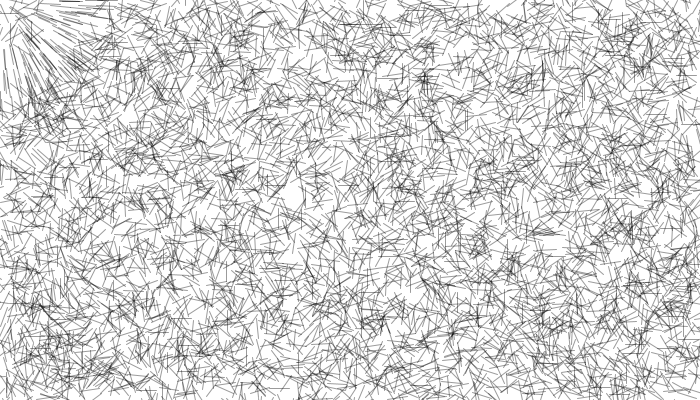
Frame 1 (no input)
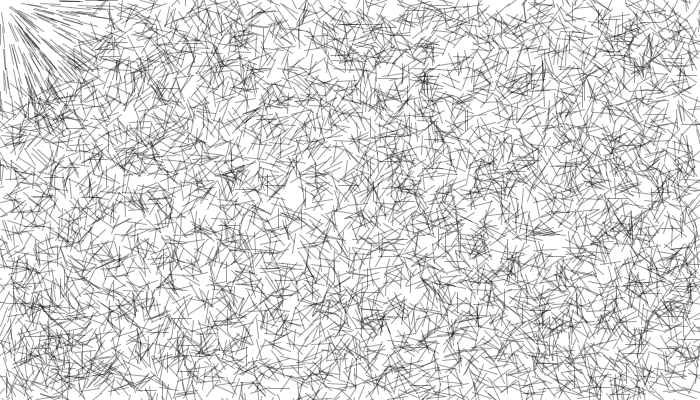
Frame 60 (the mouse pressed at the canvas centre just before this capture)
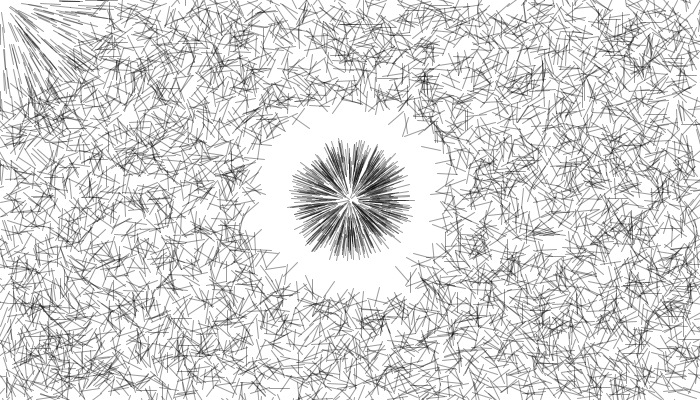
Frame 120 (the mouse held since frame 60 and released just before this capture)

The Processing sketch that drew these frames (run headless with seeded random() and noise(); from frame 60 on, the mouse is pressed at the canvas centre):

// Processing sketch: processing_36786
// ── processing_36786.pde

int lineLength=20;
float[] x = new float[6000];
float[] y = new float[6000];
float[] angle = new float[6000];
int i=0;

float[] xP = new float[6000];
float[] yP= new float[6000];

void setup() {

  size(700, 400);
  background(255);
  smooth();
  stroke(0, 100);

  for (int i=0; i<6000; i++) {
    x[i] = random(0, 700);
    y[i] = random (0, 400);
    angle[i] = random(2*PI);
    line(x[i], y[i], x[i]+lineLength, y[i]+lineLength);
    rotate(radians(5));
    
    xP[i]=0;
    yP[i]=0;
  }
}

void draw() {
  background(255);
  for (int i=0; i<6000; i++) {
    if (dist(mouseX, mouseY, x[i], y[i])<100&&dist(mouseX, mouseY, x[i], y[i])>random(0,60)) {
      angle[i]= atan2(y[i]-mouseY, x[i]-mouseX);
      if (mousePressed) {
        xP[i] += cos(angle[i]+PI)*1;
        yP[i]+= sin(angle[i]+PI)*1;
        x[i]+=cos(angle[i]+PI)*1;
        y[i]+=sin(angle[i]+PI)*1;
      } else {
        x[i] -= xP[i]/10;
        xP[i] -= xP[i]/10;
        y[i] -= yP[i]/10;
        yP[i] -= yP[i]/10;
      }
    }

    line(x[i], y[i], x[i]+cos(angle[i])*lineLength, y[i]+sin(angle[i])*lineLength);
  }
}
